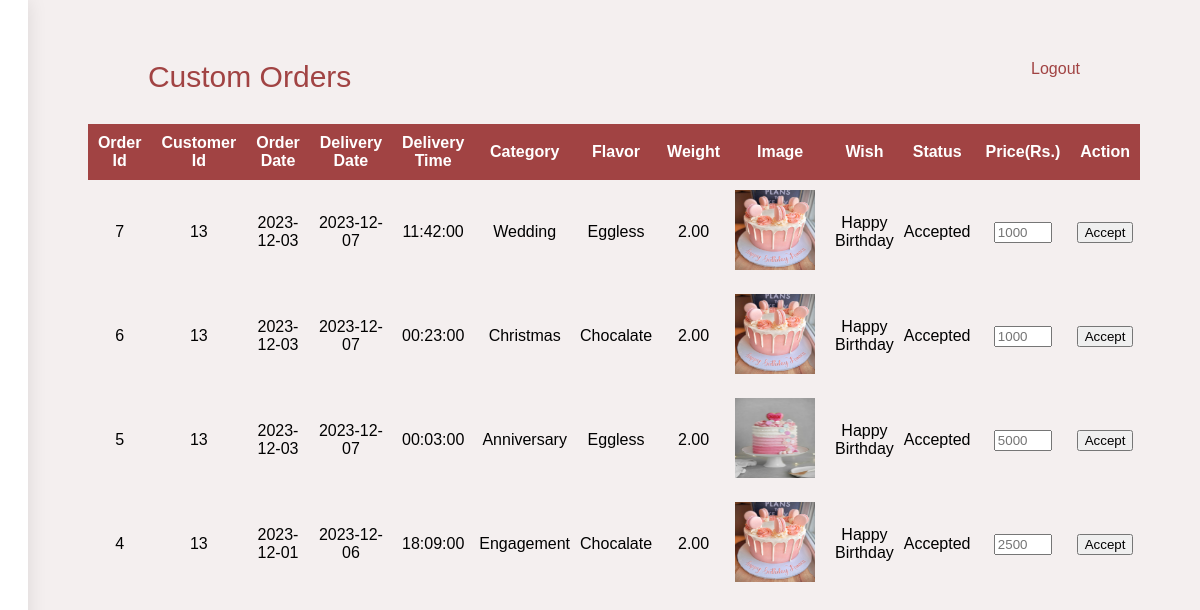
The page /admin/p/custom_orders.php on the database its author committed.
### tables this page shows
CREATE TABLE `custom_orders` (
  `Custom_Order_Id` int(11) NOT NULL,
  `Customer_Id` int(100) NOT NULL,
  `Address` varchar(255) NOT NULL,
  `Phone_Number` varchar(20) NOT NULL,
  `Order_Date` date NOT NULL,
  `Delivery_Date` date NOT NULL,
  `Delivery_Time` time NOT NULL,
  `Category` varchar(255) NOT NULL,
  `Flavor` varchar(255) NOT NULL,
  `Weight` decimal(5,2) NOT NULL,
  `Image` varchar(255) DEFAULT NULL,
  `Wish` text DEFAULT NULL,
  `price` varchar(50) NOT NULL DEFAULT 'Pending',
  `status` varchar(50) NOT NULL DEFAULT 'Pending'
);

### admin/p/custom_orders.php (the view, shortened to what this page needs)
<?php
include("../connect.php");
?>
<!DOCTYPE html>
<html lang="en">
<head>
    <link rel="stylesheet" href="orders.css">
    <link rel="stylesheet" href="https://cdnjs.cloudflare.com/ajax/libs/font-awesome/4.7.0/css/font-awesome.min.css">
</head>
<body>
    <div class="container">
        <div id="sidenav" class="sidenav">
            <a href="dashboard_p.php" class="icon-a"> <i class="fa fa-dashboard icons"></i>&nbsp;&nbsp; Dashboard </a>
            <a href="orders.php" class="icon-a"> <i class="fa fa-shopping-bag icons"></i>&nbsp;&nbsp; Orders </a>
            <a href="custom_orders.php" class="icon-a"> <i class="fa fa-shopping-bag icons"></i>&nbsp;&nbsp; Custom Orders </a>
            <a href="customers.php" class="icon-a"> <i class="fa fa-users icons"></i>&nbsp;&nbsp; Customers </a>
        </div>
        <div class="main">
            <div class="col-div-6">
                <span style="font-size: 30px; cursor: pointer; color: rgb(161, 67, 67);" class="nav">Custom Orders</span>
                <a style="color: rgb(161, 67, 67); text-decoration: none;" href="logout.php">Logout</a>
            </div>
            <div class="sub-container">
                <table class="table">
                    <thead>
                        <tr>
                            <th> Order Id </th>
                            <th> Customer Id </th>
                            <th> Order Date </th>
                            <th> Delivery Date</th>
                            <th> Delivery Time</th>
                            <th> Category </th>
                            <th> Flavor </th>
                            <th> Weight </th>
                            <th> Image </th>
                            <th> Wish </th>
                            <th> Status </th>
                            <th> Price(Rs.) </th>
                            <th> Action</th>
                    </thead>
                    <tbody>
            </div>
        </div>
        <?php
        $quary = "SELECT * FROM custom_orders ORDER BY Custom_Order_Id DESC";
        $run_quary = mysqli_query($con, $quary);
        while ($order_row = mysqli_fetch_assoc($run_quary)) {
            $order_id = $order_row['Custom_Order_Id'];
            $customer_id = $order_row['Customer_Id'];
            $order_date = $order_row['Order_Date'];
            $order_del_date = $order_row['Delivery_Date'];
            $order_del_time = $order_row['Delivery_Time'];
            $order_category = $order_row['Category'];
            $order_flavor = $order_row['Flavor'];
            $order_weight = $order_row['Weight'];
            $order_image = $order_row['Image'];
            $order_wish = $order_row['Wish'];
            $order_price = $order_row['price'];
            $order_status = $order_row['status'];
            echo "<tr data-order='$order_id'>
            <td>$order_id</td>
            <td>$customer_id</td>
            <td>$order_date</td>
            <td>$order_del_date</td>
            <td>$order_del_time </td>
            <td>$order_category</td>
            <td>$order_flavor</td>
            <td>$order_weight</td>
            <td><img src='../../image/$order_image' width='50px' height='50px'></td>
            <td>$order_wish</td>
            <td>$order_status</td>
            <td><input type='text' name='price' class='price' placeholder='$order_price' required></td>
            <td>
                <button onclick='acceptOrder($order_id, \"$order_price\")'>Accept</button>
            </td>
            </tr>";
        }
        ?>
</body>
</html>

### admin/p/orders.css (style rules this page uses)
body { margin: 0px; padding: 0px; background-color: rgb(244, 239, 239); font-family: Arial; }
.container { width: 100%; min-height: 800px; height: auto; display: flex; }
.sidenav { height: auto; background-color: white; overflow: hidden; transition: 0.5s; padding-top: 30px; box-shadow: 0 0 20px 0px rgba(0, 0, 0, 0.1); flex-basis: 20%; }
.sidenav a { padding: 15px 8px 15px 32px; text-decoration: none; font-size: 20px; color: #818181; display: block; transition: 0.3s; }
.main { padding: 30px; height: auto; flex-basis: 80%; }
.col-div-6 { display: flex; flex-direction: row; justify-content: space-between; padding: 30px 60px; }
.sub-container { width: 100%; height: auto; }
table { width: 100%; border-collapse: collapse; }
thead { width: 100%; }
th { text-align: center; padding: 10px; color: #fff; background: rgb(161, 67, 67); font-weight: bold; }
td { padding: 10px 5px; text-align: center; }
td img { width: 80px; height: 80px; margin-right: 10px; }
.price { width: 50px; }
@media only screen and (max-width: 1200px) { .sidenav { height: auto; background-color: white; overflow: hidden; transition: 0.5s; padding-top: 30px; box-shadow: 0 0 20px 0px rgba(0, 0, 0, 0.1); flex-basis: 30%; } }
@media only screen and (max-width: 1200px) { .main { padding: 16px; height: auto; flex-basis: 70%; padding: 30px 60px; display: flex; flex-direction: column; } }
@media only screen and (max-width: 1200px) { .sub-container { display: grid; grid-template-columns: repeat(1, 2fr); justify-items: center; gap: 20px; } }

### rows shown on the page
custom_orders: Custom_Order_Id "7", Customer_Id "13", Order_Date "2023-12-03", Delivery_Date "2023-12-07", Delivery_Time "11:42:00", Category "Wedding", Flavor "Eggless", Weight "2.00", Image (picture), Wish "Happy Birthday", status "Accepted", price "1000"
custom_orders: Custom_Order_Id "6", Customer_Id "13", Order_Date "2023-12-03", Delivery_Date "2023-12-07", Delivery_Time "00:23:00", Category "Christmas", Flavor "Chocalate", Weight "2.00", Image (picture), Wish "Happy Birthday", status "Accepted", price "1000"
custom_orders: Custom_Order_Id "5", Customer_Id "13", Order_Date "2023-12-03", Delivery_Date "2023-12-07", Delivery_Time "00:03:00", Category "Anniversary", Flavor "Eggless", Weight "2.00", Image (picture), Wish "Happy Birthday", status "Accepted", price "5000"
custom_orders: Custom_Order_Id "4", Customer_Id "13", Order_Date "2023-12-01", Delivery_Date "2023-12-06", Delivery_Time "18:09:00", Category "Engagement", Flavor "Chocalate", Weight "2.00", Image (picture), Wish "Happy Birthday", status "Accepted", price "2500"
